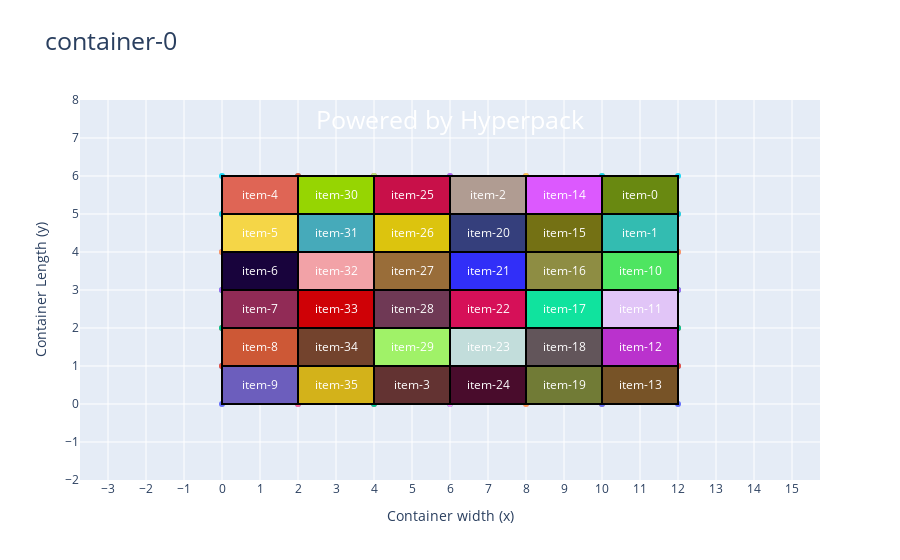

Here is the notebook cell this chart was saved with:
### Code cell
import geopandas as gpd
from shapely.geometry import box
from hyperpack import HyperPack
import re

# Función para generar ítems adicionales
def generate_items(count, width, height):
    items = {}
    for i in range(count):
        items[f"item-{i}"] = {"w": width, "l": height}
    return items

# Función para verificar y agregar ítems hasta que se llene el contenedor
def pack_items_until_full(container, width, height, initial_count, settings):
    count = initial_count  # Comenzamos con el valor inicial calculado
    
    max_count = 0
    while True:
        items = generate_items(count, width, height)
        problem_data = {
            "containers": container,
            "items": items,
            "settings": settings
        }
        
        # Crear la instancia del problema
        problem = HyperPack(**problem_data)
        
        # Realizar la búsqueda
        problem.hypersearch()
        
        # Obtener la solución
        solution_log = problem.log_solution()
        print(solution_log)

        # Extraer ítems restantes del log
        remaining_items_match = re.search(r"Remaining items : \[(.*)\]", solution_log)
        remaining_items = remaining_items_match.group(1).split(", ") if remaining_items_match else []

        # Si hay ítems restantes, hemos terminado
        if remaining_items and remaining_items[0] != '':
            break
        
        # Si no hay ítems restantes, almacenar el máximo alcanzado
        max_count = count
        
        # Aumentar el contador de figuras
        count += 1
    
    # Retroceder un paso para la solución final sin residuos
    items = generate_items(max_count, width, height)
    problem_data = {
        "containers": container,
        "items": items,
        "settings": settings
    }
    
    # Crear la instancia final del problema
    problem = HyperPack(**problem_data)
    problem.hypersearch()
    
    # Mostrar la figura final de la solución
    problem.create_figure(show=True)
    return problem.solution

# Función para guardar la solución en un archivo shapefile
def save_solution_as_shapefile(solution, filename="solution.shp"):
    geometries = []
    for container_id, items in solution.items():
        for item_id, coords in items.items():
            x, y, width, height = coords
            rectangle = box(x, y, x + width, y + height)
            geometries.append(rectangle)
    
    gdf = gpd.GeoDataFrame(geometry=geometries)
    gdf.to_file(filename, driver="ESRI Shapefile")
    print(f"Solution saved to {filename}")

# Definir la configuración (settings)
settings = {
    "algorithm": "hypersearch",
    "max_iterations": 1000
}

# Definir el contenedor de 120x60
container = {
    "container-0": {
        "W": container_width,
        "L": container_length
    }
}

# Ejecutar la función para empaquetar ítems hasta que se llene el contenedor
solution = pack_items_until_full(container, width, height, initial_count, settings)
print("Final Solution:")
print(solution)

# Guardar la solución en un archivo shapefile
save_solution_as_shapefile(solution)

### Figure 1 — Plotly figure (JSON) as saved in the notebook; plotly's stock layout.template omitted (floating-point values rounded to 4 significant figures)
{"data": [{"hoverinfo": "x+y", "showlegend": false, "type": "scatter", "x": [0, 2, 2, 0], "y": [0, 0, 1, 1]}, {"hoverinfo": "x+y", "showlegend": false, "type": "scatter", "x": [0, 2, 2, 0], "y": [1, 1, 2, 2]}, {"hoverinfo": "x+y", "showlegend": false, "type": "scatter", "x": [0, 2, 2, 0], "y": [2, 2, 3, 3]}, {"hoverinfo": "x+y", "showlegend": false, "type": "scatter", "x": [0, 2, 2, 0], "y": [3, 3, 4, 4]}, {"hoverinfo": "x+y", "showlegend": false, "type": "scatter", "x": [0, 2, 2, 0], "y": [4, 4, 5, 5]}, {"hoverinfo": "x+y", "showlegend": false, "type": "scatter", "x": [0, 2, 2, 0], "y": [5, 5, 6, 6]}, {"hoverinfo": "x+y", "showlegend": false, "type": "scatter", "x": [2, 4, 4, 2], "y": [0, 0, 1, 1]}, {"hoverinfo": "x+y", "showlegend": false, "type": "scatter", "x": [2, 4, 4, 2], "y": [1, 1, 2, 2]}, {"hoverinfo": "x+y", "showlegend": false, "type": "scatter", "x": [2, 4, 4, 2], "y": [2, 2, 3, 3]}, {"hoverinfo": "x+y", "showlegend": false, "type": "scatter", "x": [2, 4, 4, 2], "y": [3, 3, 4, 4]}, {"hoverinfo": "x+y", "showlegend": false, "type": "scatter", "x": [2, 4, 4, 2], "y": [4, 4, 5, 5]}, {"hoverinfo": "x+y", "showlegend": false, "type": "scatter", "x": [2, 4, 4, 2], "y": [5, 5, 6, 6]}, {"hoverinfo": "x+y", "showlegend": false, "type": "scatter", "x": [4, 6, 6, 4], "y": [0, 0, 1, 1]}, {"hoverinfo": "x+y", "showlegend": false, "type": "scatter", "x": [4, 6, 6, 4], "y": [1, 1, 2, 2]}, {"hoverinfo": "x+y", "showlegend": false, "type": "scatter", "x": [4, 6, 6, 4], "y": [2, 2, 3, 3]}, {"hoverinfo": "x+y", "showlegend": false, "type": "scatter", "x": [4, 6, 6, 4], "y": [3, 3, 4, 4]}, {"hoverinfo": "x+y", "showlegend": false, "type": "scatter", "x": [4, 6, 6, 4], "y": [4, 4, 5, 5]}, {"hoverinfo": "x+y", "showlegend": false, "type": "scatter", "x": [4, 6, 6, 4], "y": [5, 5, 6, 6]}, {"hoverinfo": "x+y", "showlegend": false, "type": "scatter", "x": [6, 8, 8, 6], "y": [0, 0, 1, 1]}, {"hoverinfo": "x+y", "showlegend": false, "type": "scatter", "x": [6, 8, 8, 6], "y": [1, 1, 2, 2]}, {"hoverinfo": "x+y", "showlegend": false, "type": "scatter", "x": [6, 8, 8, 6], "y": [2, 2, 3, 3]}, {"hoverinfo": "x+y", "showlegend": false, "type": "scatter", "x": [6, 8, 8, 6], "y": [3, 3, 4, 4]}, {"hoverinfo": "x+y", "showlegend": false, "type": "scatter", "x": [6, 8, 8, 6], "y": [4, 4, 5, 5]}, {"hoverinfo": "x+y", "showlegend": false, "type": "scatter", "x": [6, 8, 8, 6], "y": [5, 5, 6, 6]}, {"hoverinfo": "x+y", "showlegend": false, "type": "scatter", "x": [8, 10, 10, 8], "y": [0, 0, 1, 1]}, {"hoverinfo": "x+y", "showlegend": false, "type": "scatter", "x": [8, 10, 10, 8], "y": [1, 1, 2, 2]}, {"hoverinfo": "x+y", "showlegend": false, "type": "scatter", "x": [8, 10, 10, 8], "y": [2, 2, 3, 3]}, {"hoverinfo": "x+y", "showlegend": false, "type": "scatter", "x": [8, 10, 10, 8], "y": [3, 3, 4, 4]}, {"hoverinfo": "x+y", "showlegend": false, "type": "scatter", "x": [8, 10, 10, 8], "y": [4, 4, 5, 5]}, {"hoverinfo": "x+y", "showlegend": false, "type": "scatter", "x": [8, 10, 10, 8], "y": [5, 5, 6, 6]}, {"hoverinfo": "x+y", "showlegend": false, "type": "scatter", "x": [10, 12, 12, 10], "y": [0, 0, 1, 1]}, {"hoverinfo": "x+y", "showlegend": false, "type": "scatter", "x": [10, 12, 12, 10], "y": [1, 1, 2, 2]}, {"hoverinfo": "x+y", "showlegend": false, "type": "scatter", "x": [10, 12, 12, 10], "y": [2, 2, 3, 3]}, {"hoverinfo": "x+y", "showlegend": false, "type": "scatter", "x": [10, 12, 12, 10], "y": [3, 3, 4, 4]}, {"hoverinfo": "x+y", "showlegend": false, "type": "scatter", "x": [10, 12, 12, 10], "y": [4, 4, 5, 5]}, {"hoverinfo": "x+y", "showlegend": false, "type": "scatter", "x": [10, 12, 12, 10], "y": [5, 5, 6, 6]}], "layout": {"annotations": [{"font": {"color": "white", "size": 25}, "showarrow": false, "text": "Powered by Hyperpack", "x": 0.5, "xref": "x domain", "y": 1, "yref": "y domain"}], "shapes": [{"fillcolor": "#6c5ebd", "label": {"font": {"color": "white", "size": 12}, "text": "item-9"}, "line": {"color": "black"}, "type": "rect", "x0": 0, "x1": 2, "y0": 0, "y1": 1}, {"fillcolor": "#cd5836", "label": {"font": {"color": "white", "size": 12}, "text": "item-8"}, "line": {"color": "black"}, "type": "rect", "x0": 0, "x1": 2, "y0": 1, "y1": 2}, {"fillcolor": "#912b56", "label": {"font": {"color": "white", "size": 12}, "text": "item-7"}, "line": {"color": "black"}, "type": "rect", "x0": 0, "x1": 2, "y0": 2, "y1": 3}, {"fillcolor": "#18033c", "label": {"font": {"color": "white", "size": 12}, "text": "item-6"}, "line": {"color": "black"}, "type": "rect", "x0": 0, "x1": 2, "y0": 3, "y1": 4}, {"fillcolor": "#f5d647", "label": {"font": {"color": "white", "size": 12}, "text": "item-5"}, "line": {"color": "black"}, "type": "rect", "x0": 0, "x1": 2, "y0": 4, "y1": 5}, {"fillcolor": "#df6555", "label": {"font": {"color": "white", "size": 12}, "text": "item-4"}, "line": {"color": "black"}, "type": "rect", "x0": 0, "x1": 2, "y0": 5, "y1": 6}, {"fillcolor": "#d3b21a", "label": {"font": {"color": "white", "size": 12}, "text": "item-35"}, "line": {"color": "black"}, "type": "rect", "x0": 2, "x1": 4, "y0": 0, "y1": 1}, {"fillcolor": "#73432d", "label": {"font": {"color": "white", "size": 12}, "text": "item-34"}, "line": {"color": "black"}, "type": "rect", "x0": 2, "x1": 4, "y0": 1, "y1": 2}, {"fillcolor": "#cf0106", "label": {"font": {"color": "white", "size": 12}, "text": "item-33"}, "line": {"color": "black"}, "type": "rect", "x0": 2, "x1": 4, "y0": 2, "y1": 3}, {"fillcolor": "#f2a2a7", "label": {"font": {"color": "white", "size": 12}, "text": "item-32"}, "line": {"color": "black"}, "type": "rect", "x0": 2, "x1": 4, "y0": 3, "y1": 4}, {"fillcolor": "#46aaba", "label": {"font": {"color": "white", "size": 12}, "text": "item-31"}, "line": {"color": "black"}, "type": "rect", "x0": 2, "x1": 4, "y0": 4, "y1": 5}, {"fillcolor": "#96d502", "label": {"font": {"color": "white", "size": 12}, "text": "item-30"}, "line": {"color": "black"}, "type": "rect", "x0": 2, "x1": 4, "y0": 5, "y1": 6}, {"fillcolor": "#633332", "label": {"font": {"color": "white", "size": 12}, "text": "item-3"}, "line": {"color": "black"}, "type": "rect", "x0": 4, "x1": 6, "y0": 0, "y1": 1}, {"fillcolor": "#a0f268", "label": {"font": {"color": "white", "size": 12}, "text": "item-29"}, "line": {"color": "black"}, "type": "rect", "x0": 4, "x1": 6, "y0": 1, "y1": 2}, {"fillcolor": "#6f3955", "label": {"font": {"color": "white", "size": 12}, "text": "item-28"}, "line": {"color": "black"}, "type": "rect", "x0": 4, "x1": 6, "y0": 2, "y1": 3}, {"fillcolor": "#996d39", "label": {"font": {"color": "white", "size": 12}, "text": "item-27"}, "line": {"color": "black"}, "type": "rect", "x0": 4, "x1": 6, "y0": 3, "y1": 4}, {"fillcolor": "#dcc40e", "label": {"font": {"color": "white", "size": 12}, "text": "item-26"}, "line": {"color": "black"}, "type": "rect", "x0": 4, "x1": 6, "y0": 4, "y1": 5}, {"fillcolor": "#c81049", "label": {"font": {"color": "white", "size": 12}, "text": "item-25"}, "line": {"color": "black"}, "type": "rect", "x0": 4, "x1": 6, "y0": 5, "y1": 6}, {"fillcolor": "#490c2c", "label": {"font": {"color": "white", "size": 12}, "text": "item-24"}, "line": {"color": "black"}, "type": "rect", "x0": 6, "x1": 8, "y0": 0, "y1": 1}, {"fillcolor": "#c2dddb", "label": {"font": {"color": "white", "size": 12}, "text": "item-23"}, "line": {"color": "black"}, "type": "rect", "x0": 6, "x1": 8, "y0": 1, "y1": 2}, {"fillcolor": "#d61058", "label": {"font": {"color": "white", "size": 12}, "text": "item-22"}, "line": {"color": "black"}, "type": "rect", "x0": 6, "x1": 8, "y0": 2, "y1": 3}, {"fillcolor": "#312ff8", "label": {"font": {"color": "white", "size": 12}, "text": "item-21"}, "line": {"color": "black"}, "type": "rect", "x0": 6, "x1": 8, "y0": 3, "y1": 4}, {"fillcolor": "#353f7c", "label": {"font": {"color": "white", "size": 12}, "text": "item-20"}, "line": {"color": "black"}, "type": "rect", "x0": 6, "x1": 8, "y0": 4, "y1": 5}, {"fillcolor": "#b09c92", "label": {"font": {"color": "white", "size": 12}, "text": "item-2"}, "line": {"color": "black"}, "type": "rect", "x0": 6, "x1": 8, "y0": 5, "y1": 6}, {"fillcolor": "#717b36", "label": {"font": {"color": "white", "size": 12}, "text": "item-19"}, "line": {"color": "black"}, "type": "rect", "x0": 8, "x1": 10, "y0": 0, "y1": 1}, {"fillcolor": "#62555a", "label": {"font": {"color": "white", "size": 12}, "text": "item-18"}, "line": {"color": "black"}, "type": "rect", "x0": 8, "x1": 10, "y0": 1, "y1": 2}, {"fillcolor": "#10e39e", "label": {"font": {"color": "white", "size": 12}, "text": "item-17"}, "line": {"color": "black"}, "type": "rect", "x0": 8, "x1": 10, "y0": 2, "y1": 3}, {"fillcolor": "#8e8d43", "label": {"font": {"color": "white", "size": 12}, "text": "item-16"}, "line": {"color": "black"}, "type": "rect", "x0": 8, "x1": 10, "y0": 3, "y1": 4}, {"fillcolor": "#747114", "label": {"font": {"color": "white", "size": 12}, "text": "item-15"}, "line": {"color": "black"}, "type": "rect", "x0": 8, "x1": 10, "y0": 4, "y1": 5}, {"fillcolor": "#dc59fe", "label": {"font": {"color": "white", "size": 12}, "text": "item-14"}, "line": {"color": "black"}, "type": "rect", "x0": 8, "x1": 10, "y0": 5, "y1": 6}, {"fillcolor": "#775327", "label": {"font": {"color": "white", "size": 12}, "text": "item-13"}, "line": {"color": "black"}, "type": "rect", "x0": 10, "x1": 12, "y0": 0, "y1": 1}, {"fillcolor": "#ba32cd", "label": {"font": {"color": "white", "size": 12}, "text": "item-12"}, "line": {"color": "black"}, "type": "rect", "x0": 10, "x1": 12, "y0": 1, "y1": 2}, {"fillcolor": "#e1c5f7", "label": {"font": {"color": "white", "size": 12}, "text": "item-11"}, "line": {"color": "black"}, "type": "rect", "x0": 10, "x1": 12, "y0": 2, "y1": 3}, {"fillcolor": "#4ee561", "label": {"font": {"color": "white", "size": 12}, "text": "item-10"}, "line": {"color": "black"}, "type": "rect", "x0": 10, "x1": 12, "y0": 3, "y1": 4}, {"fillcolor": "#33bcb1", "label": {"font": {"color": "white", "size": 12}, "text": "item-1"}, "line": {"color": "black"}, "type": "rect", "x0": 10, "x1": 12, "y0": 4, "y1": 5}, {"fillcolor": "#698911", "label": {"font": {"color": "white", "size": 12}, "text": "item-0"}, "line": {"color": "black"}, "type": "rect", "x0": 10, "x1": 12, "y0": 5, "y1": 6}, {"line": {"color": "Black", "width": 2}, "type": "rect", "x0": 0, "x1": 12, "y0": 0, "y1": 6}], "title": {"font": {"size": 25}, "text": "container-0"}, "xaxis": {"dtick": 1, "range": [-2, 14], "tick0": 0, "title": {"text": "Container width (x)"}, "zeroline": true, "zerolinewidth": 1}, "yaxis": {"dtick": 1, "range": [-2, 8], "scaleanchor": "x", "scaleratio": 1, "tick0": 0, "title": {"text": "Container Length (y)"}, "zeroline": true, "zerolinewidth": 1}}}
